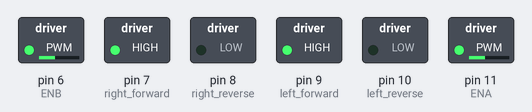
The sketch below on a simulated Arduino Uno, built with avr-gcc and run on an emulated ATmega328P. Shown: switched loads named in the sketch (green lamp = pin HIGH). What the sketch prints to the serial monitor is not drawn.

Above: at 1.55 s.
At 15.5 s:
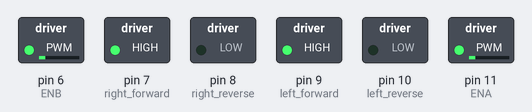
Timing chart, 0 to 17.6 s (numbered marks = the images above):
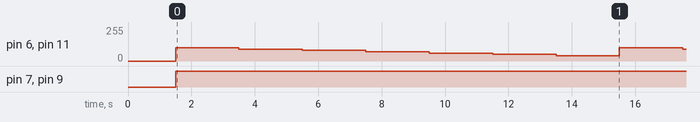

The sketch:

Motor_Forward_Test.ino
```cpp
/* IR sensor pins */
#define sensor1 A0
#define sensor2 A1
#define sensor3 A2
#define sensor4 A3
#define sensor5 A4

// Motor Pins
#define ENA 11  // Left motor control
#define left_reverse 10   // IN1 = left_reverse
#define left_forward 9    // IN2 = left_forward
#define right_reverse 8   // IN3 = right_reverse
#define right_forward 7   // IN4 = right_forward
#define ENB 6  // Right motor control

int speed;
void setup() {

  pinMode(right_forward, OUTPUT);
  pinMode(right_reverse, OUTPUT);
  pinMode(left_forward, OUTPUT);
  pinMode(left_reverse, OUTPUT);
  pinMode(ENA, OUTPUT);
  pinMode(ENB, OUTPUT);

  /*pinMode(ledPin1, OUTPUT);
    digitalWrite(ledPin1, LOW);*/


  Serial.begin(9600);                     //setting serial monitor at a default baund rate of 9600
  delay(500);
  Serial.println("Started !!");
  delay(1000);
  // put your setup code here, to run once:

}

void loop() {
  // put your main code here, to run repeatedly:
  motor_forward_test();
}

void motor_forward_test() {
  forward();

  speed = 100;
  analogWrite(ENA, speed); //Left Motor Speed
  analogWrite(ENB, speed); //Right Motor Speed
  delay(2000);
  speed = 90;
  analogWrite(ENA, speed); //Left Motor Speed
  analogWrite(ENB, speed); //Right Motor Speed
  delay(2000);
  speed = 80;
  analogWrite(ENA, speed); //Left Motor Speed
  analogWrite(ENB, speed); //Right Motor Speed
  delay(2000);
  speed = 70;
  analogWrite(ENA, speed); //Left Motor Speed
  analogWrite(ENB, speed); //Right Motor Speed
  delay(2000);
  speed = 60;
  analogWrite(ENA, speed); //Left Motor Speed
  analogWrite(ENB, speed); //Right Motor Speed
  delay(2000);
  speed = 50;
  analogWrite(ENA, speed); //Left Motor Speed
  analogWrite(ENB, speed); //Right Motor Speed
  delay(2000);
  speed = 40;
  analogWrite(ENA, speed); //Left Motor Speed
  analogWrite(ENB, speed); //Right Motor Speed
  delay(2000);
}


void forward() {
  digitalWrite(right_forward, HIGH);
  digitalWrite(right_reverse, LOW);
  digitalWrite(left_forward, HIGH);
  digitalWrite(left_reverse, LOW);
}
void reverse() {
  digitalWrite(right_forward, LOW);
  digitalWrite(right_reverse, HIGH);
  digitalWrite(left_forward, LOW);
  digitalWrite(left_reverse, HIGH);
}
void sharpRightTurn() {
  digitalWrite(right_forward, LOW);
  digitalWrite(right_reverse, HIGH);
  digitalWrite(left_forward, HIGH);
  digitalWrite(left_reverse, LOW);
}
void sharpLeftTurn() {
  digitalWrite(right_forward, HIGH);
  digitalWrite(right_reverse, LOW);
  digitalWrite(left_forward, LOW);
  digitalWrite(left_reverse, HIGH);
}
void stopBot() {
  digitalWrite(right_forward, LOW);
  digitalWrite(right_reverse, LOW);
  digitalWrite(left_forward, LOW);
  digitalWrite(left_reverse, LOW);
}
```

Measured:
- by itself, pin 7 (right_forward), pin 9 (left_forward): LOW → HIGH at 1.5 s
- by itself, pin 6 (ENB), pin 11 (ENA): repeats every 14.0 s: 90/255 2.0 s, 80/255 2.0 s, 70/255 2.0 s, 60/255 2.0 s, 50/255 2.0 s, 40/255 2.0 s, 100/255 2.0 s
